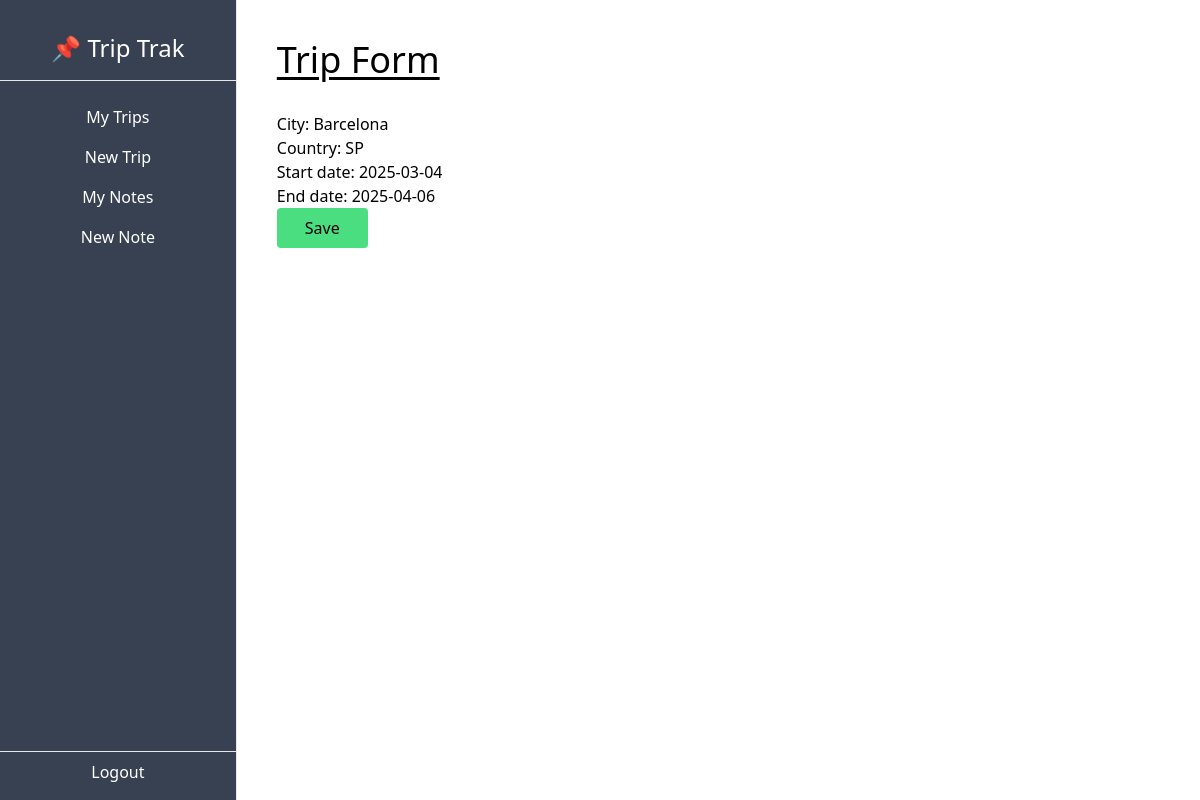
Screenshot of /dashboard/trip/1/update/ with the database file from the repository.
### trip/models.py (models this page shows, shortened)
class Trip(models.Model):
    city = models.CharField(max_length=50)
    country = models.CharField(max_length= 2) # USA = US
    start_date = models.DateField(blank=True, null=True)
    end_date = models.DateField(blank=True, null=True)
    owner = models.ForeignKey(User, on_delete=models.CASCADE, related_name='trips')

### trip/views.py (the view)
# urls.py: path('dashboard/trip/<int:pk>/update/', TripUpdateView.as_view(), name='trip-update'),
class TripUpdateView(UpdateView):
    model = Trip
    success_url = reverse_lazy('trip-list')
    fields = ["city", "country", "start_date", "end_date"]

### trip/templates/trip/trip_form.html (shortened to what this page needs)
{% extends 'trip/_base.html' %}
{% load tailwind_filters %}
{% block content %}
<h1 class="text-4xl underline underline-offset-4 mb-8">Trip Form</h1>
<form action="" method="POST">
    {{ form|crispy }}
    <input class="bg-green-400 px-7 py-2 rounded hover:cursor-pointer hover:bg-green-300" type="submit" value="Save" >
</form>
{% endblock content %}

### rows the page displays
Trip: city "Barcelona", country "SP", start_date "2025-03-04", end_date "2025-04-06"
